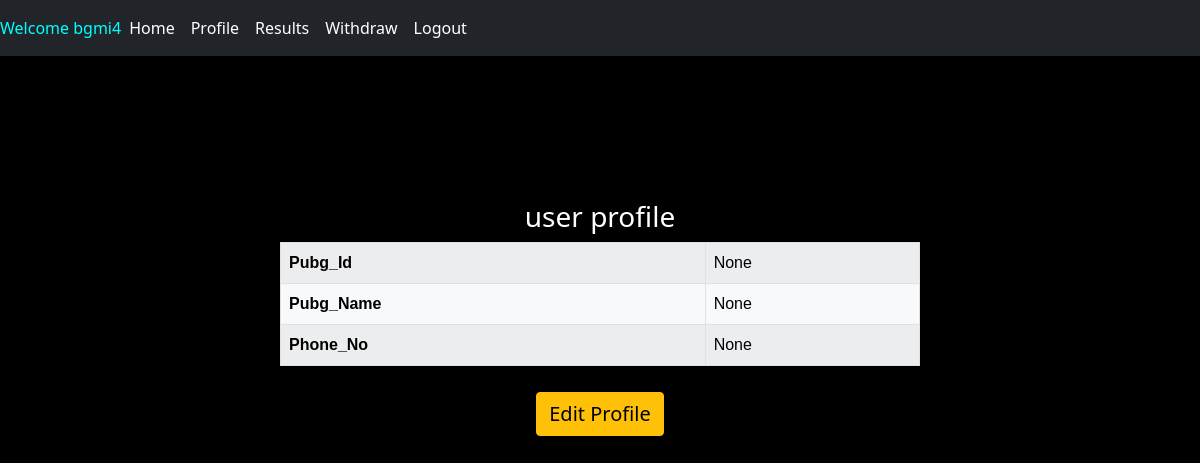
Screenshot of /showprofile/ (signed in) with the database file from the repository.
### bgmiapp/models.py (models this page shows, shortened)
class Profile(models.Model):
    user = models.OneToOneField(User,null=True, on_delete=models.CASCADE)
    pubg_id = models.PositiveIntegerField(null=True,blank=True)
    pubg_name = models.CharField(max_length=15,null=True,blank=True)
    phone_no = models.PositiveIntegerField(null=True,blank=True)
    balance = models.PositiveSmallIntegerField(default="0")
    form_submited=models.BooleanField(default=False)
    def create_user_profile(sender,instance,created,**kwargs):
        if created:
            Profile.objects.create(user=instance)
    post_save.connect(create_user_profile,sender=User)

### bgmiapp/views.py (the view)
# urls.py: path('showprofile/',ShowProfilePageView.as_view(),name='show_profile'),
class ShowProfilePageView(DetailView):
    template_name = 'bgmiapp/show_profile.html'
    def get_object(self):
        return self.request.user.profile

### bgmiapp/templates/bgmiapp/show_profile.html (shortened to what this page needs)
{% extends 'bgmiapp/base.html' %}
{% load static %}
{% block style %}
    <link rel="stylesheet" href="{% static 'css/update_profile.css' %}">
{% endblock %}
{% block content %}
<br>
<h3> user profile</h3>
    <table class="table table-light table-bordered table-striped">
        <tbody>
            <tr>
                <th>Pubg_Id</th>
                <td>{{object.pubg_id}}</td>
            </tr>
            <tr>
                <th>Pubg_Name</th>
                <td>{{object.pubg_name}}</td>
            </tr>
            <tr>
                <th>Phone_No</th>
                <td>{{object.phone_no}}</td>
            </tr>
        </tbody>
</table>
<a href="/updateprofile/"><div class="container"><button id="btn" type="submit"class="btn btn-warning">Edit Profile</button></div></a>
{% endblock %}

### bgmiapp/templates/bgmiapp/navigation.html (shortened to what this page needs)
{% load static %}
<nav class="navbar navbar-expand-sm bg-dark navbar-dark">
    {% if user.is_authenticated %}
        <span class="navbar-text" style="color: aqua;">
            Welcome {{user.username}}
        </span>
    {% endif %}
    <ul class="navbar-nav">
        {% if user.is_authenticated %}
            <li class="nav-item">
                <a class="nav-link" style="color: white;" href="/home/">Home</a>
            </li>
            <li class="nav-item">
                <a class="nav-link" style="color: white;" href="/showprofile/">Profile</a>
            </li>
            <li class="nav-item">
                <a class="nav-link" style="color:white;" href="/result/">Results</a>
            </li>
            <li class="nav-item">
                <a class="nav-link" style="color:white;" href="/showbalance/">Withdraw</a>
            </li>
            <li class="nav-item">
                <a class="nav-link" style="color:white;" href="/logout/">Logout</a>
            </li>
        {% endif %}
    </ul>
  </nav>
  <br>
  </body>
  </html>

### bgmiapp/static/css/update_profile.css (style rules this page uses)
table { max-width:40rem; font-family: sans-serif; font: size 0.9em; margin-left:auto; margin-right:auto; }
.container { text-align: center; border: 7px; width: 300px; height: 200px; padding-top: 10px; }
#btn { font-size: 20px; }
h3 { text-align: center; color: white; }
body { background-color:black; }

### rows the page displays
Profile: pubg_id "None", pubg_name "None", phone_no "None"

### other values shown
{{ user.username }} "bgmi4"
